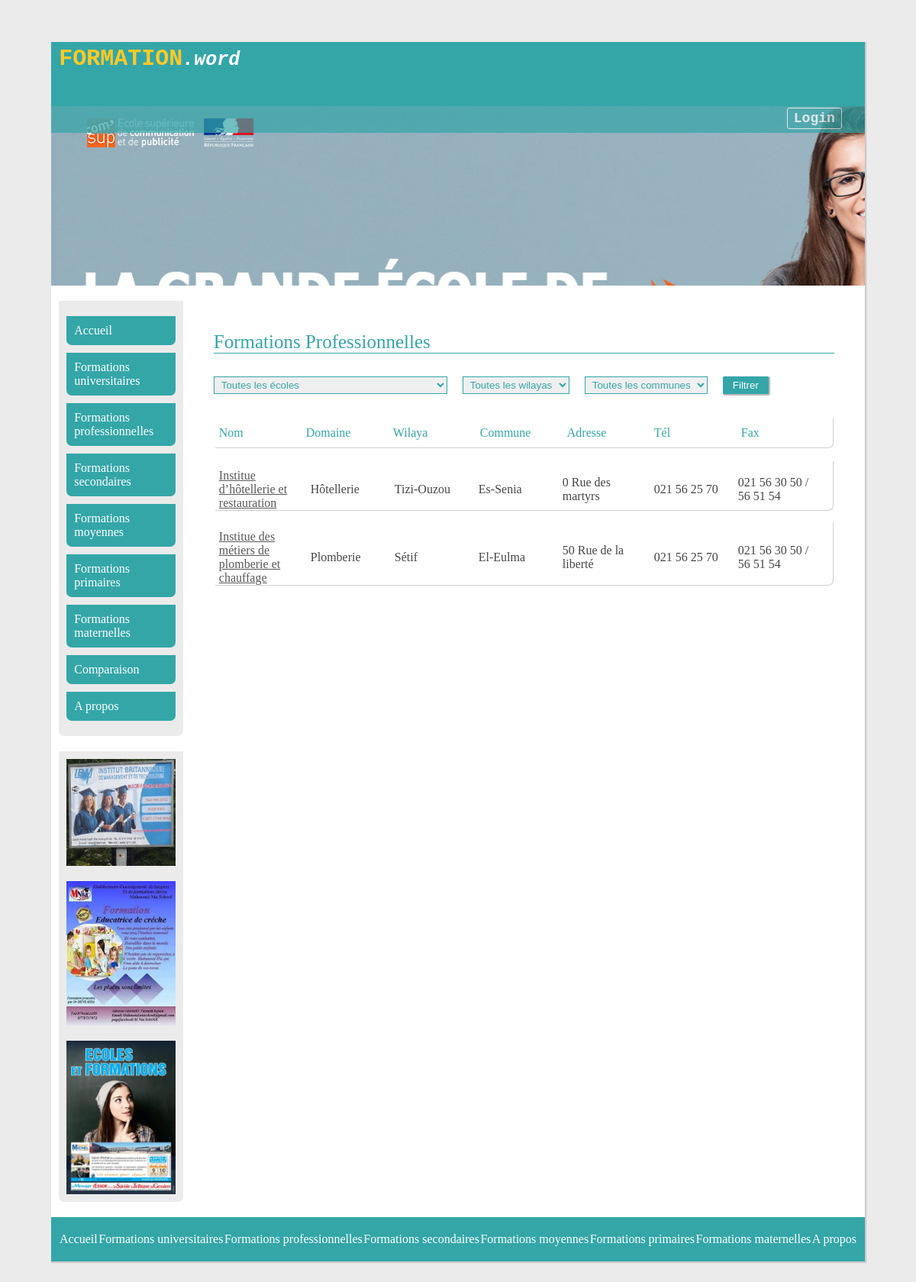
/index.php?action=professionnelle, run on the app's committed database.
### tables this page shows
CREATE TABLE IF NOT EXISTS `ecole_domaine` (
  `idEcole` int(11) NOT NULL,
  `domaineFormation` varchar(50) NOT NULL,
  PRIMARY KEY (`idEcole`,`domaineFormation`)
);

CREATE TABLE IF NOT EXISTS `ecoleformation` (
  `idEcole` int(11) NOT NULL AUTO_INCREMENT,
  `nomEcole` varchar(500) NOT NULL,
  `wilaya` varchar(500) NOT NULL,
  `commune` varchar(500) NOT NULL,
  `adresse` varchar(500) NOT NULL,
  `telEcole` varchar(500) NOT NULL,
  `categorie` varchar(500) NOT NULL,
  `fax` varchar(255) DEFAULT NULL,
  PRIMARY KEY (`idEcole`)
);

### controller/controller.ctr.php (called while the page is built, shortened)
<?php
class Controller {
    public function setDb($db) {
        $this->db = $db;
        return $this;
    }
}

### modele/manager/manager.mng.php (called while the page is built, shortened)
<?php
class Manager
{
    public function setDb($db) {
        $this->db = $db;
        return $this;
    }
}

### controller/ecole.ctr.php (called while the page is built, shortened)
<?php
class EcoleCTR extends Controller {
    public function getListByCategorie($categorie){
        $ecole_mng = new EcoleMNG($this->db);
        return $ecole_mng->getListByCategorie($categorie);
    }
}

### modele/manager/ecole.mng.php (called while the page is built, shortened)
<?php
class EcoleMNG extends Manager {
    public function getListByCategorie($categorie){
        if(($categorie != 'universitaire') && ($categorie != 'professionnelle')){
            $req = $this->db->prepare('select * from ecoleformation where categorie like ?');
        }else{
            $req = $this->db->prepare('select * from ecoleformation , ecole_domaine  where categorie like ? and ecoleformation.idEcole = ecole_domaine.idEcole');
        }
        $req->execute(array($categorie));
        $list = array();
        while($donnees = $req->fetch()){
            $list[] = new Ecole($donnees);
        }
        return $list;
    }
}

### modele/entity/entity.class.php (called while the page is built, shortened)
<?php
class Entity
{
    public function hydrate(array $donnee)
    {
        foreach($donnee as $key => $value){
            $method = 'set'.ucfirst($key);
        }
    }
}

### modele/entity/ecole.class.php (called while the page is built, shortened)
<?php
class Ecole extends Entity{
    private $nomEcole;
    private $wilaya;
    private $commune;
    private $adresse;
    private $telEcole;
    private $fax;
    private $domaineFormation;
    function getNomEcole() {
        return $this->nomEcole;
    }
    function getWilaya() {
        return $this->wilaya;
    }
    function getCommune() {
        return $this->commune;
    }
    function getAdresse() {
        return $this->adresse;
    }
    function getTelEcole() {
        return $this->telEcole;
    }
    function getFax() {
        return $this->fax;
    }
    function setNomEcole($nomEcole) {
        $this->nomEcole = $nomEcole;
    }
    function setWilaya($wilaya) {
        $this->wilaya = $wilaya;
    }
    function setCommune($commune) {
        $this->commune = $commune;
    }
    function setAdresse($adresse) {
        $this->adresse = $adresse;
    }
    function setTelEcole($telEcole) {
        $this->telEcole = $telEcole;
    }
    function setFax($fax) {
        $this->fax = $fax;
    }
    function getDomaineFormation() {
        return $this->domaineFormation;
    }
    function setDomaineFormation($domaineFormation) {
        $this->domaineFormation = $domaineFormation;
    }
}

### view/filtre.php (the view, shortened to what this page needs)
<div class="filtre">
    <div>
        <select class="selectFiltre">
            <option> Toutes les écoles</option>
        </select>
    </div>
    <div>
        <select class="selectFiltre">
            <option>Toutes les wilayas</option>
        </select>
    </div>
    <div>
        <select class="selectFiltre">
            <option>Toutes les communes</option>
        </select>
    </div>
    <div>
        <input type="button" value="Filtrer" class="btnFiltrer"/>
    </div>
</div>

### view/table_ecole_12.php (shortened to what this page needs)
<table class="tableEcole">
    <thead>
        <tr>
            <td>Nom</td>
            <td>Domaine</td>
            <td>Wilaya</td>
            <td>Commune</td>
            <td>Adresse</td>
            <td>Tél</td>
            <td>Fax</td>
            <td></td>
        </tr>
    </thead>
    <tbody>
        <?php
        foreach ($listEcoles as $ecole) {
            echo '<tr>';
            echo '<td><a href="#" style="color: rgb(88,88,88);">' . $ecole->getNomEcole() .'</a></td>';
            echo '<td>' . $ecole->getDomaineFormation() .'</td>';
            echo '<td>' . $ecole->getWilaya() .'</td>';
            echo '<td>' . $ecole->getCommune() .'</td>';
            echo '<td>' . $ecole->getAdresse() .'</td>';
            echo '<td>' . $ecole->getTelEcole() .'</td>';
            echo '<td>' . $ecole->getFax() .'</td>';
                    ?>
            <?php
            echo '</tr>';
        }
        ?>
    </tbody>
</table>

### public/css/style.css (style rules this page uses)
body { background-color: #ebebeb; display: flex; justify-content: center; align-items: center; }
.tableEcole { width: 100%; }
.tableEcole tr { display: block; margin: 0 0 15px 0; width: 100%; border-bottom: 1px solid #cfcfcf; border-right: 1px solid #cfcfcf; border-radius: 0 0 7px 0; }
.tableEcole td { display: inline-block; padding: 10px 5px 0 5px; min-width: 100px; max-width: 110px; color: rgb(70,70,70); }
.tableEcole thead td { color: #34a6a8; }
.filtre { display: flex; margin: 0 0 30px 0; }
.filtre div { margin: 0 20px 0 0; }
.selectFiltre { padding: 2px 5px 2px 5px; border-color: #34a6a8; color: #34a6a8; }
.btnFiltrer { padding: 4px 13px 4px 13px; background-color: #34a6a8; border-style: none; border-radius: 2px 2px 2px 2px; color: #ffffff; box-shadow: 1px 1px 1px 1px #b8b8b8; }

### data on the page
ecole_domaine: idEcole.nomEcole "Institue d’hôtellerie et restauration", domaineFormation "Hôtellerie", idEcole.wilaya "Tizi-Ouzou", idEcole.commune "Es-Senia", idEcole.adresse "0 Rue des martyrs", idEcole.telEcole "021 56 25 70", idEcole.fax "021 56 30 50 / 56 51 54"
ecole_domaine: idEcole.nomEcole "Institue des métiers de plomberie et chauffage", domaineFormation "Plomberie", idEcole.wilaya "Sétif", idEcole.commune "El-Eulma", idEcole.adresse "50 Rue de la liberté", idEcole.telEcole "021 56 25 70", idEcole.fax "021 56 30 50 / 56 51 54"
